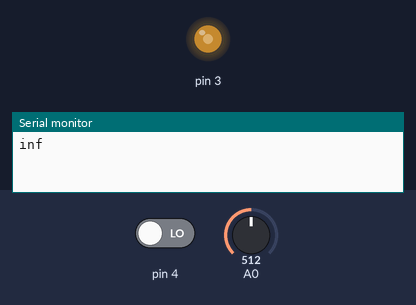
Bench run of a sketch on a simulated Arduino Uno, built with avr-gcc and run on an emulated ATmega328P. Parts: output pins drawn as LEDs (lit = HIGH), the last lines printed to the serial monitor. Inputs (shaded band) come from the test bench; at power-on: A0 = 512, pin 4 LOW.

Above: at 1.2 s.
1.3 s: A0 set to 716
At 2.4 s:
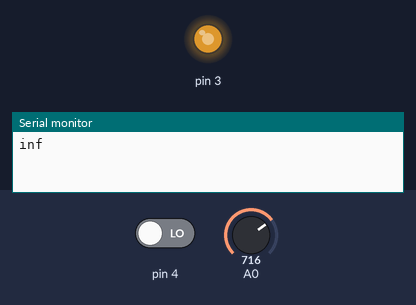
3.5 s: A0 set to 900
At 5.2 s:
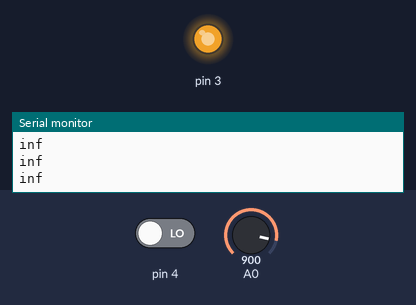
5.5 s: A0 set to 122
At 6.7 s:
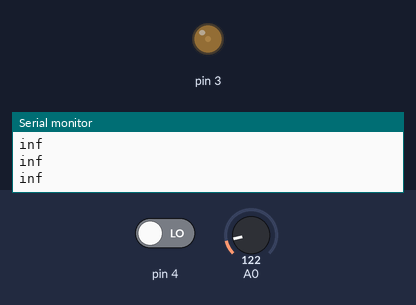
7.5 s: A0 set to 0
At 9.2 s:
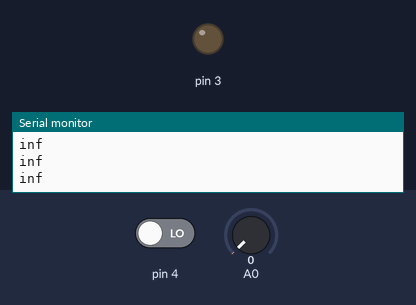
9.5 s: A0 set to 511
At 10.9 s:
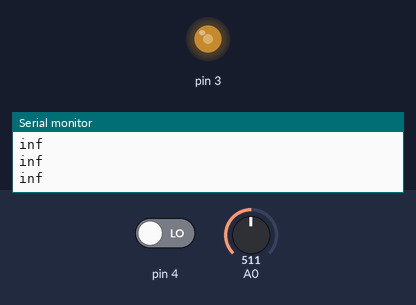
Timing chart, 0 to 12.5 s (numbered marks = the images above; inputs shaded):
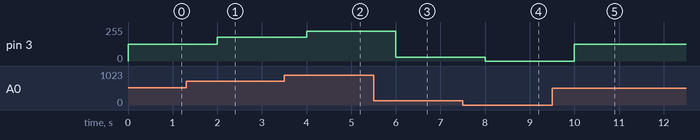

Measured:
- after the input at 1.3 s, pin 3: 127/255 → 178/255 after 0.70 s
- after the input at 3.5 s, pin 3: 178/255 → 224/255 after 0.50 s
- after the input at 5.5 s, pin 3: 224/255 → 30/255 after 0.50 s
- after the input at 7.5 s, pin 3: 30/255 → 0/255 after 0.50 s
- after the input at 9.5 s, pin 3: 0/255 → 127/255 after 0.50 s

The sketch:

fan_control.ino
```cpp
void setup() {
  // put your setup code here, to run once:
  pinMode(A0, INPUT);
  pinMode(3, OUTPUT);
  pinMode(4, INPUT);
  Serial.begin(9600);
}

void loop() {
  // put your main code here, to run repeatedly:
  int in = analogRead(A0);
  int out = map(in, 0, 1024, 0, 255);
  analogWrite(3, out);
  float period = pulseIn(4, LOW);
  float permin = 1000000.0 / period * 6.0;
  Serial.println(permin);
  delay(1000);
}
```
